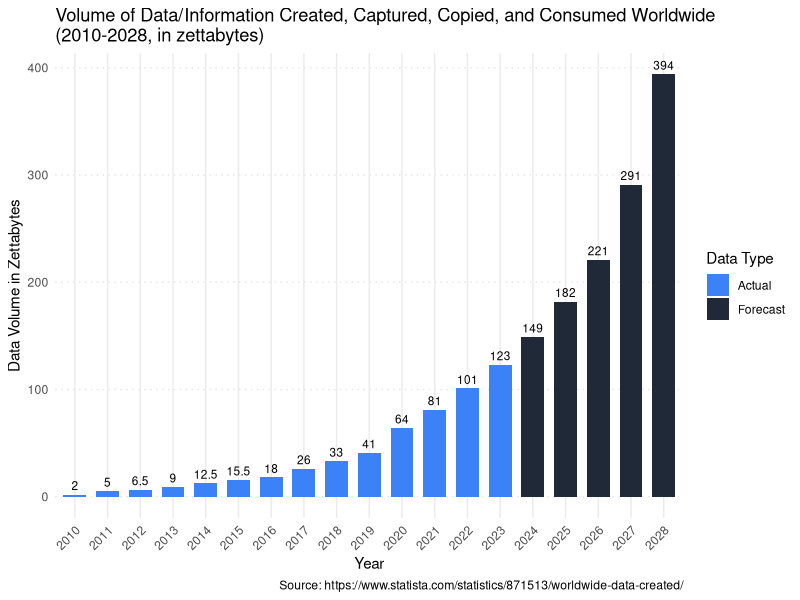

Generate this figure with R:
## ---- chunk 1
knitr::opts_chunk$set(echo = TRUE)
knitr::opts_chunk$set(eval= TRUE)
## ---- chunk 2

library(ggplot2)

data <- data.frame(
  Year = 2010:2028,
  DataVolume = c(2, 5, 6.5, 9, 12.5, 15.5, 18, 26, 33, 41, 64, 81, 101, 123, 149, 182, 221, 291, 394),
  Type = c(rep("Actual", 14), rep("Forecast", 5))
)

# Remove NA values
data <- na.omit(data)

# Create the bar plot using ggplot2
ggplot(data, aes(x = factor(Year), y = DataVolume, fill = Type)) +
  geom_bar(stat = "identity", width = 0.7) +
  geom_text(aes(label = DataVolume), vjust = -0.5, size = 3) +
  scale_fill_manual(values = c("Actual" = "#3b82f6", "Forecast" = "#1f2937")) +
  labs(
    title = "Volume of Data/Information Created, Captured, Copied, and Consumed Worldwide\n(2010-2028, in zettabytes)",
    x = "Year",
    y = "Data Volume in Zettabytes",
    fill = "Data Type",
    caption = "Source: https://www.statista.com/statistics/871513/worldwide-data-created/"
  ) +
  theme_minimal() +
  theme(
    axis.text.x = element_text(angle = 45, hjust = 1),
    panel.grid.major.y = element_line(color = "gray90", linetype = "dotted"),
    panel.grid.minor = element_blank()
  )

## ---- chunk 3
library(knitr)
data <- data.frame(
  `Object name data should be saved with` = c("Maedels_22", "Maedels_23", "Jungs_22", "Jungs_23", "JuBu_23", "JuBu_24"),
  Year = c(2022, 2023, 2022, 2023, 2023, 2024),
  `Sheet to Read and Additional Restrictions` = c(
    "Statistikdaten 2024", 
    "Moditraeff", 
    "Gieletraeff", 
    "Gielaetraeff, range=\"A11:B11\", col_names=FALSE", 
    "JuBU Traeff 5&6", 
    "Statistikdaten 2024"
  ),
  `File` = c(
    "OJAOffice_Statistikdaten_Moditrff.xlsx", 
    "Statistik OJA Angebote Burgdorf 2023.xlsx", 
    "OJAOffice_Statistikdaten_Gieltrff.xlsx", 
    "Statistik OJA Angebote Burgdorf 2023.xlsx", 
    "Statistik OJA Angebote Burgdorf 2023.xlsx", 
    "Copy of OJAOffice_Statistikdaten_Mittelstufentreff 24.xlsx"
  )
)
kable(data, format = "markdown", align = "c")
